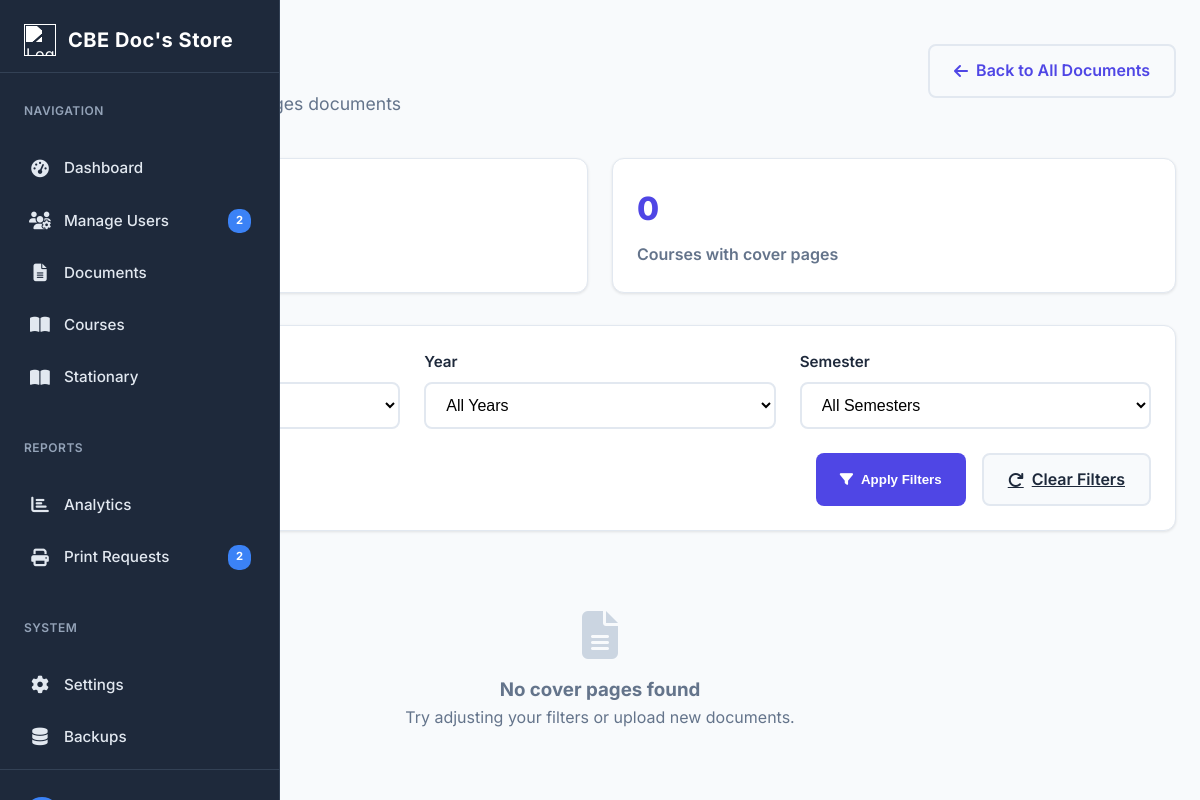
The page /admin/category_cover_pages.php on the database as committed earlier.
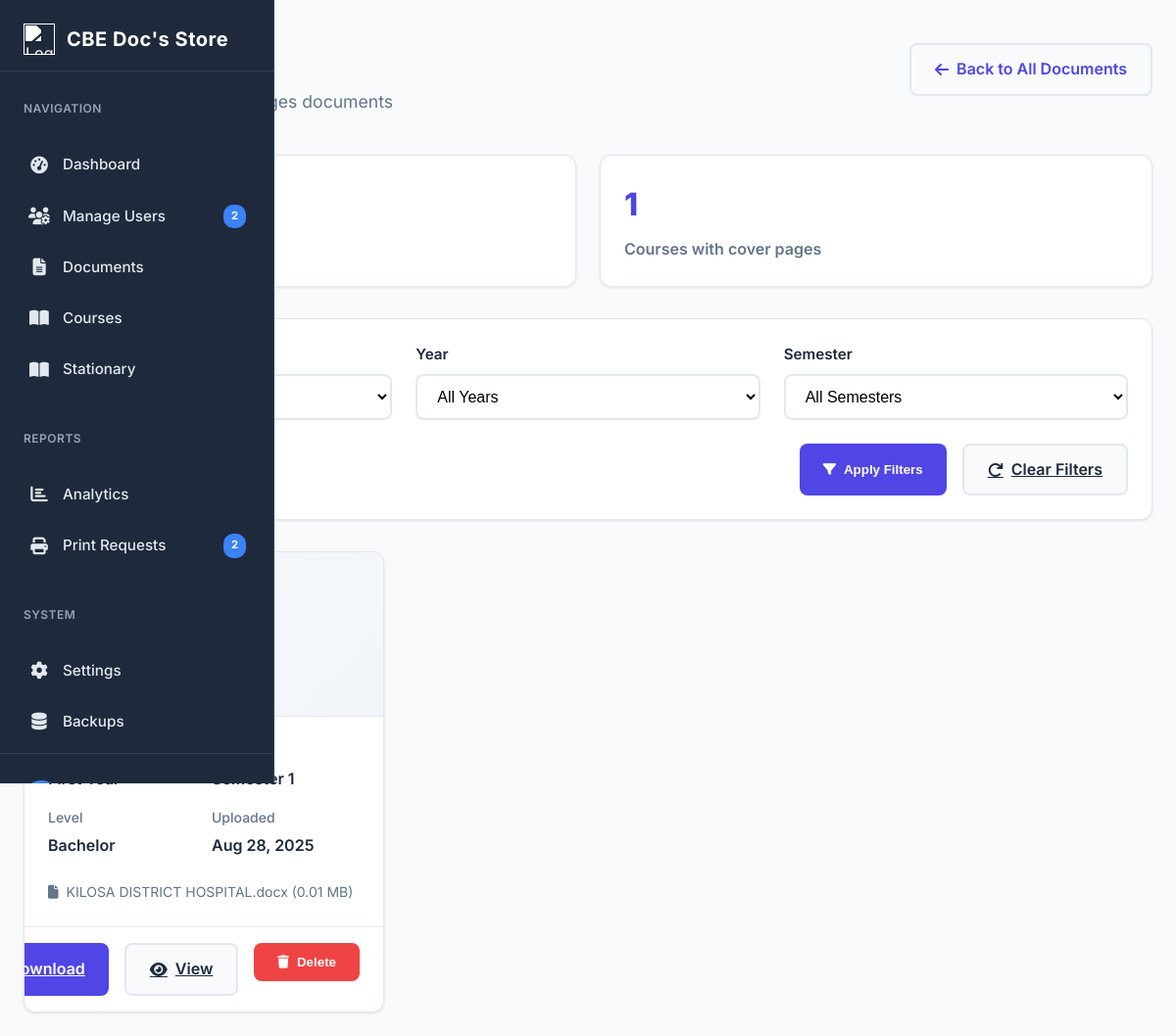
The same page on the database as committed later.
### tables this page shows
CREATE TABLE `first_year_sem1_documents` (
  `doc_id` int(11) NOT NULL,
  `course_id` int(11) NOT NULL,
  `doc_type` varchar(50) NOT NULL,
  `title` varchar(255) NOT NULL,
  `description` text DEFAULT NULL,
  `file_path` varchar(255) NOT NULL,
  `file_name` varchar(255) NOT NULL,
  `file_size` int(11) NOT NULL,
  `file_type` varchar(20) NOT NULL,
  `level` varchar(20) NOT NULL,
  `uploaded_at` timestamp NULL DEFAULT current_timestamp(),
  `uploaded_by` int(11) DEFAULT NULL
);

### admin/category_cover_pages.php (the view, shortened to what this page needs)
<?php
include("../connection.php");
include("sidebar.php");
$current_file = basename(__FILE__, '.php');
$doc_type = str_replace('category_', '', $current_file);
$valid_types = [
    'lecture_notes' => ['icon' => 'fa-file-alt', 'name' => 'Lecture Notes'],
    'study_guides' => ['icon' => 'fa-book', 'name' => 'Study Guides'],
    'assignments' => ['icon' => 'fa-tasks', 'name' => 'Assignments'],
    'past_exams' => ['icon' => 'fa-question-circle', 'name' => 'Past Exams'],
    'case_studies' => ['icon' => 'fa-chart-bar', 'name' => 'Case Studies'],
    'projects' => ['icon' => 'fa-project-diagram', 'name' => 'Projects'],
    'field' => ['icon' => 'fa-map-marker-alt', 'name' => 'Field Reports'],
    'cover_pages' => ['icon' => 'fa-file-image', 'name' => 'Cover Pages']
];
$where_conditions = ["doc_type = ?"];
$query_params = [$doc_type];
$all_documents = [];
$semester_tables = [];
$years = ['first', 'second', 'third', 'fourth'];
$semesters = ['1', '2'];
foreach ($years as $year_val) {
    foreach ($semesters as $semester_val) {
        $table_name = $year_val . '_year_sem' . $semester_val . '_documents';
        $semester_tables[] = $table_name;
    }
}
foreach ($semester_tables as $table) {
    $table_check = $conn->query("SHOW TABLES LIKE '$table'");
    if ($table_check->num_rows > 0) {
        $query = "SELECT d.*, '$table' as source_table,
                 c.course_code, c.course_name
                 FROM $table d
                 LEFT JOIN courses c ON d.course_id = c.course_id";
        if (!empty($where_conditions)) {
            $query .= " WHERE " . implode(" AND ", $where_conditions);
        }
        $query .= " ORDER BY d.uploaded_at DESC";
        $stmt = $conn->prepare($query);
        if ($stmt) {
            if (!empty($query_params)) {
                $types = str_repeat('s', count($query_params));
                $stmt->bind_param($types, ...$query_params);
            }
            $stmt->execute();
            $result = $stmt->get_result();
            if ($result->num_rows > 0) {
                while ($row = $result->fetch_assoc()) {
                    preg_match('/(.+)_year_sem(\d)/', $table, $matches);
                    if (count($matches) === 3) {
                        $row['year'] = $matches[1];
                        $row['semester'] = $matches[2];
                    }
                    $all_documents[] = $row;
                }
            }
        }
    }
}
?>
<!DOCTYPE html>
<html lang="en">
<head>
    <link rel="stylesheet" href="https://cdnjs.cloudflare.com/ajax/libs/font-awesome/6.4.0/css/all.min.css">
</head>
<body>
    <?php include('sidebar.php'); ?>
    <main class="main-content">
        <div class="page-header">
            <div>
                <h1 class="page-title"><?php echo $valid_types[$doc_type]['name']; ?></h1>
                <p class="page-subtitle">View and manage all <?php echo strtolower($valid_types[$doc_type]['name']); ?> documents</p>
            </div>
            <a href="manage_documents.php" class="back-link">
                <i class="fas fa-arrow-left"></i> Back to All Documents
            </a>
        </div>
        <div class="stats-bar">
            <div class="stat-card">
                <div class="stat-value"><?php echo count($all_documents); ?></div>
                <div class="stat-label">Total <?php echo $valid_types[$doc_type]['name']; ?></div>
            </div>
            <div class="stat-card">
                <div class="stat-value"><?php
                    $unique_courses = [];
                    foreach ($all_documents as $doc) {
                        if (!in_array($doc['course_id'], $unique_courses)) {
                            $unique_courses[] = $doc['course_id'];
                        }
                    }
                    echo count($unique_courses);
                ?></div>
                <div class="stat-label">Courses with <?php echo strtolower($valid_types[$doc_type]['name']); ?></div>
            </div>
        </div>
        <div class="filters-container">
            <form method="GET" action="<?php echo basename(__FILE__); ?>">
                <div class="filter-row">
                    <div class="filter-group">
                        <label class="filter-label">Course</label>
                    </div>
                    <div class="filter-group">
                        <label class="filter-label">Year</label>
                        <select name="year" class="filter-select">
                            <option value="">All Years</option>
                        </select>
                    </div>
                    <div class="filter-group">
                        <label class="filter-label">Semester</label>
                        <select name="semester" class="filter-select">
                            <option value="">All Semesters</option>
                        </select>
                    </div>
                </div>
                <div class="filter-actions">
                    <button type="submit" class="btn btn-primary">
                        <i class="fas fa-filter"></i> Apply Filters
                    </button>
                    <a href="<?php echo basename(__FILE__); ?>" class="btn btn-secondary">
                        <i class="fas fa-redo"></i> Clear Filters
                    </a>
                </div>
            </form>
        </div>
        <div class="documents-grid">
            <?php if (empty($all_documents)): ?>
                <div class="no-documents">
                    <i class="fas fa-file-alt"></i>
                    <h3>No <?php echo strtolower($valid_types[$doc_type]['name']); ?> found</h3>
                    <p>Try adjusting your filters or upload new documents.</p>
                </div>
            <?php else: ?>
                <?php foreach ($all_documents as $document): ?>
                    <div class="document-card">
                        <div class="card-header">
                            <div class="doc-type-badge">
                            </div>
                            <h3 class="card-title"><?php echo htmlspecialchars($document['title']); ?></h3>
                            <p class="card-subtitle">
                            </p>
                        </div>
                        <div class="card-body">
                            <div class="doc-meta">
                                <div class="meta-item">
                                    <span class="meta-label">Year</span>
                                    <span class="meta-value"><?php echo ucfirst($document['year']); ?> Year</span>
                                </div>
                                <div class="meta-item">
                                    <span class="meta-label">Semester</span>
                                    <span class="meta-value">Semester <?php echo $document['semester']; ?></span>
                                </div>
                                <div class="meta-item">
                                    <span class="meta-label">Level</span>
                                    <span class="meta-value"><?php echo ucfirst($document['level']); ?></span>
                                </div>
                                <div class="meta-item">
                                    <span class="meta-label">Uploaded</span>
                                    <span class="meta-value"><?php echo date('M j, Y', strtotime($document['uploaded_at'])); ?></span>
                                </div>
                            </div>
                            <div class="file-info">
                                <i class="fas fa-file"></i>
                                <?php echo htmlspecialchars($document['file_name']); ?>
                                (<?php echo round($document['file_size'] / 1024 / 1024, 2); ?> MB)
                            </div>
                        </div>
                        <div class="card-footer">
                            <a href="../<?php echo htmlspecialchars($document['file_path']); ?>"
                               class="btn btn-primary" download>
                                <i class="fas fa-download"></i> Download
                            </a>
                            <a href="../<?php echo htmlspecialchars($document['file_path']); ?>"
                               class="btn btn-secondary" target="_blank">
                                <i class="fas fa-eye"></i> View
                            </a>
                            <form method="POST" style="display: inline;">
                                <button type="submit" name="delete_document" class="btn btn-danger"
                                        onclick="return confirm('Are you sure you want to delete this document?')">
                                    <i class="fas fa-trash"></i> Delete
                                </button>
                            </form>
                        </div>
                    </div>
                <?php endforeach; ?>
            <?php endif; ?>
        </div>
    </main>
</body>
</html>

### admin/sidebar.php (shortened to what this page needs)
<?php
include("../connection.php");
$pending_print_count = 0;
$total_users_count = 0;
$pending_query = "SELECT COUNT(*) as count FROM print_submissions WHERE status = 'pending'";
$pending_result = $conn->query($pending_query);
if ($pending_result) {
    $pending_print_count = $pending_result->fetch_assoc()['count'];
}
$users_query = "SELECT COUNT(*) as count FROM users";
$users_result = $conn->query($users_query);
if ($users_result) {
    $total_users_count = $users_result->fetch_assoc()['count'];
}
?>
<div class="sidebar" id="sidebar">
    <div class="sidebar-logo">
        <img src="https://upload.wikimedia.org/wikipedia/commons/6/6b/Document_icon_%28white%29.svg" alt="Logo">
        <span>CBE Doc's Store</span>
    </div>
    <div class="sidebar-header">Navigation</div>
    <ul class="sidebar-menu">
        <li>
            <a href="admin_dashboard.php" class="<?php echo basename($_SERVER['PHP_SELF']) == 'admin_dashboard.php' ? 'active' : '' ?>">
                <i class="fas fa-tachometer-alt"></i>
                <span>Dashboard</span>
            </a>
        </li>
        <li>
            <a href="manage_users.php" class="<?php echo basename($_SERVER['PHP_SELF']) == 'manage_users.php' ? 'active' : '' ?>">
                <i class="fas fa-users-cog"></i>
                <span>Manage Users</span>
                <span class="badge"><?php echo $total_users_count; ?></span>
            </a>
        </li>
        <li>
            <a href="manage_documents.php" class="<?php echo basename($_SERVER['PHP_SELF']) == 'manage_documents.php' ? 'active' : '' ?>">
                <i class="fas fa-file-alt"></i>
                <span>Documents</span>
            </a>
        </li>
        <li>
            <a href="manage_courses.php" class="<?php echo basename($_SERVER['PHP_SELF']) == 'manage_courses.php' ? 'active' : '' ?>">
                <i class="fas fa-book-open"></i>
                <span>Courses</span>
            </a>
        </li>
        <li>
            <a href="admin_register_stationery.php" class="<?php echo basename($_SERVER['PHP_SELF']) == 'admin_register_stationery.php' ? 'active' : '' ?>">
                <i class="fas fa-book-open"></i>
                <span>Stationary</span>
            </a>
        </li>
    </ul>
    <div class="sidebar-header">Reports</div>
    <ul class="sidebar-menu">
        <li>
            <a href="reports.php" class="<?php echo basename($_SERVER['PHP_SELF']) == 'reports.php' ? 'active' : '' ?>">
                <i class="fas fa-chart-bar"></i>
                <span>Analytics</span>
            </a>
        </li>
        <li>
            <a href="print_requests.php" class="<?php echo basename($_SERVER['PHP_SELF']) == 'print_requests.php' ? 'active' : '' ?>">
                <i class="fas fa-print"></i>
                <span>Print Requests</span>
                <span class="badge"><?php echo $pending_print_count; ?></span>
            </a>
        </li>
    </ul>
    <div class="sidebar-header">System</div>
    <ul class="sidebar-menu">
        <li>
            <a href="system_settings.php" class="<?php echo basename($_SERVER['PHP_SELF']) == 'system_settings.php' ? 'active' : '' ?>">
                <i class="fas fa-cog"></i>
                <span>Settings</span>
            </a>
        </li>
        <li>
            <a href="backup.php" class="<?php echo basename($_SERVER['PHP_SELF']) == 'backup.php' ? 'active' : '' ?>">
                <i class="fas fa-database"></i>
                <span>Backups</span>
            </a>
        </li>
    </ul>
    <div class="sidebar-footer">
        <div class="user-profile">
            <div class="user-avatar"><?php echo substr($_SESSION['stationary_admin_name'] ?? 'AD', 0, 2); ?></div>
            <div class="user-info">
                <div class="user-name"><?php echo htmlspecialchars($_SESSION['stationary_admin_name'] ?? 'Admin User'); ?></div>
            </div>
        </div>
    </div>
</div>

### admin/sidebar.php (style rules this page uses)
:root { --sidebar-bg: #1e293b; --sidebar-active-bg: #334155; --sidebar-text: #e2e8f0; --sidebar-active-text: #ffffff; --sidebar-hover: #2c3e50; --sidebar-accent: #3b82f6; --sidebar-border: #334155; --sidebar-icon-size: 1.1rem; --sidebar-transition: all 0.3s cubic-bezier(0.4, 0, 0.2, 1); }
.sidebar { width: 280px; background: var(--sidebar-bg); color: var(--sidebar-text); height: 100vh; position: fixed; left: 0; top: 0; display: flex; flex-direction: column; z-index: 100; border-right: 1px solid var(--sidebar-border); transition: var(--sidebar-transition); overflow-y: auto; scrollbar-width: thin; scrollbar-color: var(--sidebar-accent) var(--sidebar-bg); }
.sidebar-logo { display: flex; align-items: center; padding: 1.5rem 1.5rem 1rem; border-bottom: 1px solid var(--sidebar-border); position: sticky; top: 0; background: var(--sidebar-bg); z-index: 10; }
.sidebar-logo img { height: 32px; width: 32px; object-fit: contain; margin-right: 12px; filter: brightness(0) invert(1); }
.sidebar-logo span { font-size: 1.25rem; font-weight: 700; color: white; letter-spacing: 0.5px; }
.sidebar-header { padding: 1.25rem 1.5rem 0.5rem; font-size: 0.75rem; font-weight: 600; text-transform: uppercase; letter-spacing: 0.5px; color: #94a3b8; margin-top: 0.5rem; }
.sidebar-menu { list-style: none; padding: 0.5rem 0.75rem; flex: 1; display: flex; flex-direction: column; gap: 0.25rem; margin-top: 0.5rem; }
.sidebar-menu li { width: 100%; position: relative; }
.sidebar-menu a { color: var(--sidebar-text); text-decoration: none; display: flex; align-items: center; padding: 0.75rem 1rem; transition: var(--sidebar-transition); font-size: 0.95rem; border-radius: 6px; gap: 0.75rem; font-weight: 500; position: relative; }
.sidebar-menu i { font-size: var(--sidebar-icon-size); width: 24px; display: flex; justify-content: center; align-items: center; }
.sidebar-menu .badge { margin-left: auto; background: var(--sidebar-accent); color: white; border-radius: 10px; padding: 0.2rem 0.5rem; font-size: 0.7rem; font-weight: 700; }
.sidebar-footer { padding: 1rem; border-top: 1px solid var(--sidebar-border); margin-top: auto; }
.user-profile { display: flex; align-items: center; gap: 0.75rem; padding: 0.5rem; border-radius: 6px; transition: var(--sidebar-transition); cursor: pointer; }
.user-avatar { width: 36px; height: 36px; border-radius: 50%; background: var(--sidebar-accent); display: flex; align-items: center; justify-content: center; color: white; font-weight: 600; font-size: 0.9rem; }
.user-info { flex: 1; overflow: hidden; }
.user-name { font-weight: 600; font-size: 0.9rem; white-space: nowrap; overflow: hidden; text-overflow: ellipsis; }

Rows that differ between the two databases and show on the page:
added first_year_sem1_documents: semester "1", level "Bachelor", uploaded_at "Aug 28, 2025", file_name "KILOSA DISTRICT HOSPITAL.docx", $document['file_size']/1024/1024 "0.01"
Other text that changed with them:
count($unique_courses): "0" → "1"
$valid_types[$doc_type]['name']: "cover pages" → (not shown)
text no longer shown: "No found Try adjusting your filters or upload new documents."
